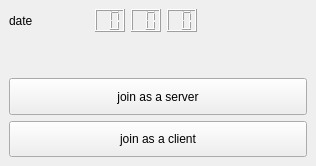
<?xml version="1.0" encoding="UTF-8"?>
<ui version="4.0">
 <class>MainWindow</class>
 <widget class="QMainWindow" name="MainWindow">
  <property name="geometry">
   <rect>
    <x>0</x>
    <y>0</y>
    <width>316</width>
    <height>166</height>
   </rect>
  </property>
  <property name="windowTitle">
   <string>LANCh</string>
  </property>
  <property name="inputMethodHints">
   <set>Qt::ImhNone</set>
  </property>
  <widget class="QWidget" name="centralwidget">
   <layout class="QGridLayout" name="gridLayout">
    <item row="0" column="1">
     <layout class="QVBoxLayout" name="verticalLayout">
      <item>
       <layout class="QVBoxLayout" name="verticalLayout_2">
        <item>
         <layout class="QHBoxLayout" name="horizontalLayout_2">
          <item>
           <widget class="QLabel" name="dateLabel">
            <property name="minimumSize">
             <size>
              <width>80</width>
              <height>0</height>
             </size>
            </property>
            <property name="text">
             <string>date</string>
            </property>
           </widget>
          </item>
          <item>
           <widget class="QLCDNumber" name="hour">
            <property name="maximumSize">
             <size>
              <width>30</width>
              <height>16777215</height>
             </size>
            </property>
            <property name="digitCount">
             <number>2</number>
            </property>
            <property name="mode">
             <enum>QLCDNumber::Dec</enum>
            </property>
           </widget>
          </item>
          <item>
           <widget class="QLCDNumber" name="minute">
            <property name="maximumSize">
             <size>
              <width>30</width>
              <height>16777215</height>
             </size>
            </property>
            <property name="digitCount">
             <number>2</number>
            </property>
           </widget>
          </item>
          <item>
           <widget class="QLCDNumber" name="second">
            <property name="maximumSize">
             <size>
              <width>30</width>
              <height>16777215</height>
             </size>
            </property>
            <property name="digitCount">
             <number>2</number>
            </property>
           </widget>
          </item>
          <item>
           <spacer name="horizontalSpacer">
            <property name="orientation">
             <enum>Qt::Horizontal</enum>
            </property>
            <property name="sizeHint" stdset="0">
             <size>
              <width>40</width>
              <height>20</height>
             </size>
            </property>
           </spacer>
          </item>
         </layout>
        </item>
       </layout>
      </item>
      <item>
       <spacer name="verticalSpacer">
        <property name="orientation">
         <enum>Qt::Vertical</enum>
        </property>
        <property name="sizeHint" stdset="0">
         <size>
          <width>20</width>
          <height>40</height>
         </size>
        </property>
       </spacer>
      </item>
      <item>
       <widget class="QPushButton" name="ServerJoinButton">
        <property name="sizePolicy">
         <sizepolicy hsizetype="Expanding" vsizetype="Expanding">
          <horstretch>0</horstretch>
          <verstretch>0</verstretch>
         </sizepolicy>
        </property>
        <property name="text">
         <string>join as a server</string>
        </property>
       </widget>
      </item>
      <item>
       <widget class="QPushButton" name="ClientJoinButton">
        <property name="sizePolicy">
         <sizepolicy hsizetype="Expanding" vsizetype="Expanding">
          <horstretch>0</horstretch>
          <verstretch>0</verstretch>
         </sizepolicy>
        </property>
        <property name="text">
         <string>join as a client</string>
        </property>
       </widget>
      </item>
     </layout>
    </item>
   </layout>
  </widget>
 </widget>
 <resources/>
 <connections/>
</ui>
